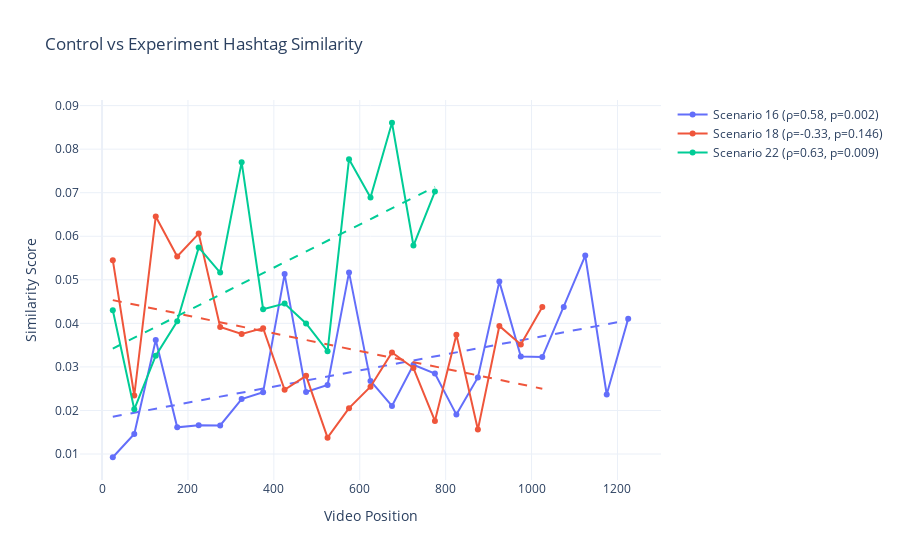
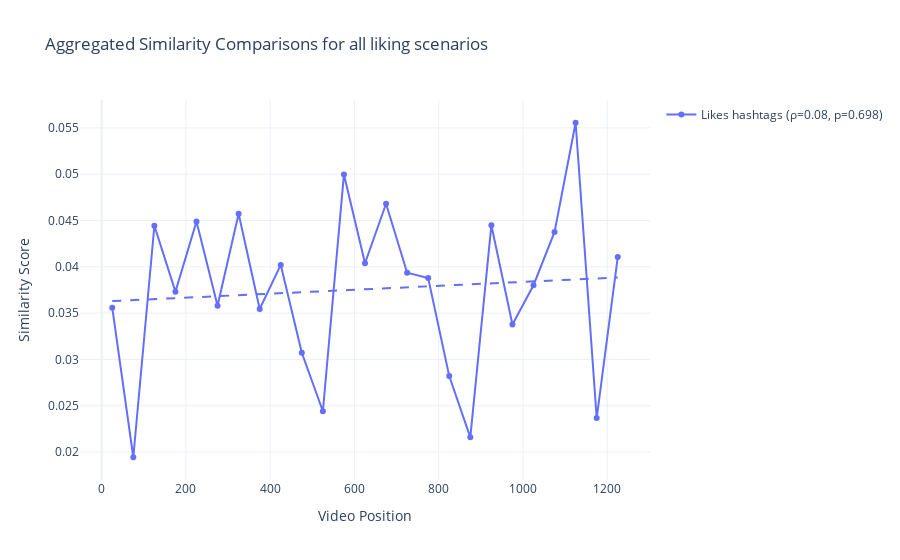

Notebook cell for these charts, in order:
### Markdown cell above
`analyze_control_vs_experiment`

1. Calculating **control vs experiment similarity scores** using:
   - Bucket-based comparisons (default 25 videos/bucket)
   - Intersection ratios of hashtag sets
2. Tracking trends with:
   - Spearman correlation (ρ) and p-values
   - Trend lines
3. Visualizing results through:
   - Individual scenario trajectories
   - Aggregated group comparisons

### Code cell
def analyze_control_vs_experiment(data_combined, scenarios, bucket_size=25, 
                                  aggregate_scenarios=None, legend_labels=None):
    """
    Analyze hashtag similarity between control and experiment groups with color-matched trends

    Parameters:
    - data_combined: DataFrame with video data
    - scenarios: List of scenario IDs to analyze 
    - bucket_size: Size of analysis buckets
    - aggregate_scenarios: List of scenario groups to aggregate
    - legend_labels: Custom labels for scenario groups
    """

    # Color setup
    color_palette = qualitative.Plotly
    scenario_colors = {s: color_palette[i%len(color_palette)] 
                       for i, s in enumerate(scenarios)}

    # Store results
    results = {'individual': {}, 'aggregated': {}}

    # Individual scenario analysis
    for scenario in scenarios:
        # Data preparation
        control = data_combined[data_combined['user_id'] == f'{scenario}-control'].sort_values('run_number')
        experiment = data_combined[data_combined['user_id'] == f'{scenario}-experiment'].sort_values('run_number')
        
        min_length = min(len(control), len(experiment))
        control = control.iloc[:min_length]
        experiment = experiment.iloc[:min_length]

        # Bucket processing
        similarities = []
        for i in range(0, min_length - bucket_size + 1, bucket_size):
            c_bucket = control.iloc[i:i+bucket_size]
            e_bucket = experiment.iloc[i:i+bucket_size]

            c_tags = get_hashtag_sets(c_bucket)
            e_tags = get_hashtag_sets(e_bucket)

            matches = sum(1 for c in c_tags for e in e_tags if c & e)
            total = len(c_tags) * len(e_tags)
            similarities.append(matches/total if total > 0 else 0)

        results['individual'][scenario] = similarities

    # Visualization
    fig_ind = go.Figure()
    fig_agg = go.Figure() if aggregate_scenarios else None

    # Individual scenario plots
    for idx, scenario in enumerate(scenarios):
        similarities = results['individual'][scenario]
        positions = [i*bucket_size + bucket_size/2 for i in range(len(similarities))]
        color = scenario_colors[scenario]

        # Correlation analysis
        rho, p = scipy.stats.spearmanr(positions, similarities)
        slope = np.polyfit(positions, similarities, 1)[0]

        # Main trace
        fig_ind.add_trace(go.Scatter(
            x=positions,
            y=similarities,
            mode='lines+markers',
            name=f'Scenario {scenario} (ρ={rho:.2f}, p={p:.3f})',
            line=dict(color=color),
            marker=dict(color=color)
        ))

        # Trend line
        trend = np.poly1d(np.polyfit(positions, similarities, 1))(positions)
        fig_ind.add_trace(go.Scatter(
            x=positions,
            y=trend,
            mode='lines',
            line=dict(color=color, dash='dash'),
            showlegend=False
        ))

    # Aggregated analysis
    if aggregate_scenarios:
        for group_idx, scenario_group in enumerate(aggregate_scenarios):
            group_sims = []
            positions = None
            color = color_palette[group_idx%len(color_palette)]

            # Get video counts for each scenario
            scenario_lengths = {}
            for scenario in scenario_group:
                if scenario in results['individual']:
                    sims = results['individual'][scenario]
                    scenario_lengths[scenario] = len(sims)    
            
            # Find scenario with most videos
            max_scenario = max(scenario_lengths.items(), key=lambda x: x[1])
            max_len = max_scenario[1]
            
            if max_len > 0:
                positions = [i*bucket_size + bucket_size/2 for i in range(max_len)]
                
                # For each position, average available similarities
                avg_sims = []
                for pos in range(max_len):
                    pos_sims = []
                    for scenario in scenario_group:
                        if scenario in results['individual']:
                            sims = results['individual'][scenario]
                            if pos < len(sims):
                                pos_sims.append(sims[pos])
                    if pos_sims:
                        avg_sims.append(np.mean(pos_sims))
                    else:
                        # If no scenarios have data for this position, use data from longest scenario
                        avg_sims.append(results['individual'][max_scenario[0]][pos])

                # Correlation analysis
                rho, p = scipy.stats.spearmanr(positions, avg_sims)


                label = legend_labels.get(tuple(scenario_group), 
                        f'Group {scenario_group}') + f' (ρ={rho:.2f}, p={p:.3f})'

                # Main trace
                fig_agg.add_trace(go.Scatter(
                    x=positions,
                    y=avg_sims,
                    mode='lines+markers',
                    name=label,
                    line=dict(color=color),
                    marker=dict(color=color)
                ))

                # Trend line
                trend = np.poly1d(np.polyfit(positions, avg_sims, 1))(positions)
                fig_agg.add_trace(go.Scatter(
                    x=positions,
                    y=trend,
                    mode='lines',
                    line=dict(color=color, dash='dash'),
                    showlegend=False
                ))

    # Figure formatting
    fig_ind.update_layout(
        title='Control vs Experiment Hashtag Similarity',
        xaxis_title='Video Position',
        yaxis_title='Similarity Score',
        template='plotly_white'
    )
    fig_ind.show()

    if fig_agg:
        fig_agg.update_layout(
            title='Aggregated Similarity Comparisons for all liking scenarios',
            xaxis_title='Video Position',
            yaxis_title='Similarity Score',
            template='plotly_white'
        )
        fig_agg.show()

    return results

# Example usage
test_scenarios = [16,18,22]
aggregate_groups = [[16,18,22]]
group_labels = {
    (16,18,22): 'Likes hashtags',
}

analysis_results = analyze_control_vs_experiment(
    data_combined=data_combined,
    scenarios=test_scenarios,
    bucket_size=50,
    aggregate_scenarios=aggregate_groups,
    legend_labels=group_labels
)

### Figure 1 — Plotly figure (JSON) as saved in the notebook; plotly's stock layout.template omitted (floating-point values rounded to 4 significant figures)
{"data": [{"line": {"color": "#636EFA"}, "marker": {"color": "#636EFA"}, "mode": "lines+markers", "name": "Scenario 16 (ρ=0.58, p=0.002)", "type": "scatter", "x": [25, 75, 125, 175, 225, 275, 325, 375, 425, 475, 525, 575, 625, 675, 725, 775, 825, 875, 925, 975, 1025, 1075, 1125, 1175, 1225], "y": [0.009259, 0.01462, 0.03617, 0.01613, 0.01663, 0.01655, 0.02262, 0.02419, 0.05132, 0.02424, 0.02586, 0.0517, 0.02679, 0.02105, 0.03049, 0.02849, 0.01905, 0.02757, 0.04959, 0.03241, 0.03226, 0.04377, 0.05556, 0.02367, 0.04105]}, {"line": {"color": "#636EFA", "dash": "dash"}, "mode": "lines", "showlegend": false, "type": "scatter", "x": [25, 75, 125, 175, 225, 275, 325, 375, 425, 475, 525, 575, 625, 675, 725, 775, 825, 875, 925, 975, 1025, 1075, 1125, 1175, 1225], "y": [0.01856, 0.01948, 0.02041, 0.02133, 0.02225, 0.02318, 0.0241, 0.02502, 0.02595, 0.02687, 0.02779, 0.02872, 0.02964, 0.03056, 0.03149, 0.03241, 0.03334, 0.03426, 0.03518, 0.03611, 0.03703, 0.03795, 0.03888, 0.0398, 0.04072]}, {"line": {"color": "#EF553B"}, "marker": {"color": "#EF553B"}, "mode": "lines+markers", "name": "Scenario 18 (ρ=-0.33, p=0.146)", "type": "scatter", "x": [25, 75, 125, 175, 225, 275, 325, 375, 425, 475, 525, 575, 625, 675, 725, 775, 825, 875, 925, 975, 1025], "y": [0.0545, 0.02344, 0.06454, 0.05536, 0.06061, 0.03918, 0.03758, 0.0389, 0.02476, 0.02796, 0.01376, 0.02053, 0.02546, 0.03333, 0.02974, 0.01759, 0.03736, 0.01561, 0.0394, 0.03514, 0.04377]}, {"line": {"color": "#EF553B", "dash": "dash"}, "mode": "lines", "showlegend": false, "type": "scatter", "x": [25, 75, 125, 175, 225, 275, 325, 375, 425, 475, 525, 575, 625, 675, 725, 775, 825, 875, 925, 975, 1025], "y": [0.04533, 0.04432, 0.0433, 0.04228, 0.04127, 0.04025, 0.03923, 0.03822, 0.0372, 0.03618, 0.03517, 0.03415, 0.03313, 0.03212, 0.0311, 0.03008, 0.02907, 0.02805, 0.02704, 0.02602, 0.025]}, {"line": {"color": "#00CC96"}, "marker": {"color": "#00CC96"}, "mode": "lines+markers", "name": "Scenario 22 (ρ=0.63, p=0.009)", "type": "scatter", "x": [25, 75, 125, 175, 225, 275, 325, 375, 425, 475, 525, 575, 625, 675, 725, 775], "y": [0.04301, 0.02027, 0.03259, 0.04048, 0.05743, 0.05167, 0.07701, 0.04324, 0.04453, 0.03997, 0.0336, 0.0777, 0.0689, 0.08606, 0.05788, 0.07027]}, {"line": {"color": "#00CC96", "dash": "dash"}, "mode": "lines", "showlegend": false, "type": "scatter", "x": [25, 75, 125, 175, 225, 275, 325, 375, 425, 475, 525, 575, 625, 675, 725, 775], "y": [0.03422, 0.0367, 0.03917, 0.04165, 0.04412, 0.0466, 0.04908, 0.05155, 0.05403, 0.0565, 0.05898, 0.06145, 0.06393, 0.0664, 0.06888, 0.07136]}], "layout": {"title": {"text": "Control vs Experiment Hashtag Similarity"}, "xaxis": {"title": {"text": "Video Position"}}, "yaxis": {"title": {"text": "Similarity Score"}}}}

### Figure 2 — Plotly figure (JSON) as saved in the notebook; plotly's stock layout.template omitted (floating-point values rounded to 4 significant figures)
{"data": [{"line": {"color": "#636EFA"}, "marker": {"color": "#636EFA"}, "mode": "lines+markers", "name": "Likes hashtags (ρ=0.08, p=0.698)", "type": "scatter", "x": [25, 75, 125, 175, 225, 275, 325, 375, 425, 475, 525, 575, 625, 675, 725, 775, 825, 875, 925, 975, 1025, 1075, 1125, 1175, 1225], "y": [0.03559, 0.01944, 0.04443, 0.03732, 0.04489, 0.0358, 0.04573, 0.03545, 0.04021, 0.03072, 0.02441, 0.04998, 0.04038, 0.04682, 0.03937, 0.03879, 0.02821, 0.02159, 0.04449, 0.03377, 0.03801, 0.04377, 0.05556, 0.02367, 0.04105]}, {"line": {"color": "#636EFA", "dash": "dash"}, "mode": "lines", "showlegend": false, "type": "scatter", "x": [25, 75, 125, 175, 225, 275, 325, 375, 425, 475, 525, 575, 625, 675, 725, 775, 825, 875, 925, 975, 1025, 1075, 1125, 1175, 1225], "y": [0.0363, 0.03641, 0.03651, 0.03662, 0.03673, 0.03683, 0.03694, 0.03705, 0.03715, 0.03726, 0.03737, 0.03747, 0.03758, 0.03768, 0.03779, 0.0379, 0.038, 0.03811, 0.03822, 0.03832, 0.03843, 0.03854, 0.03864, 0.03875, 0.03885]}], "layout": {"title": {"text": "Aggregated Similarity Comparisons for all liking scenarios"}, "xaxis": {"title": {"text": "Video Position"}}, "yaxis": {"title": {"text": "Similarity Score"}}}}
